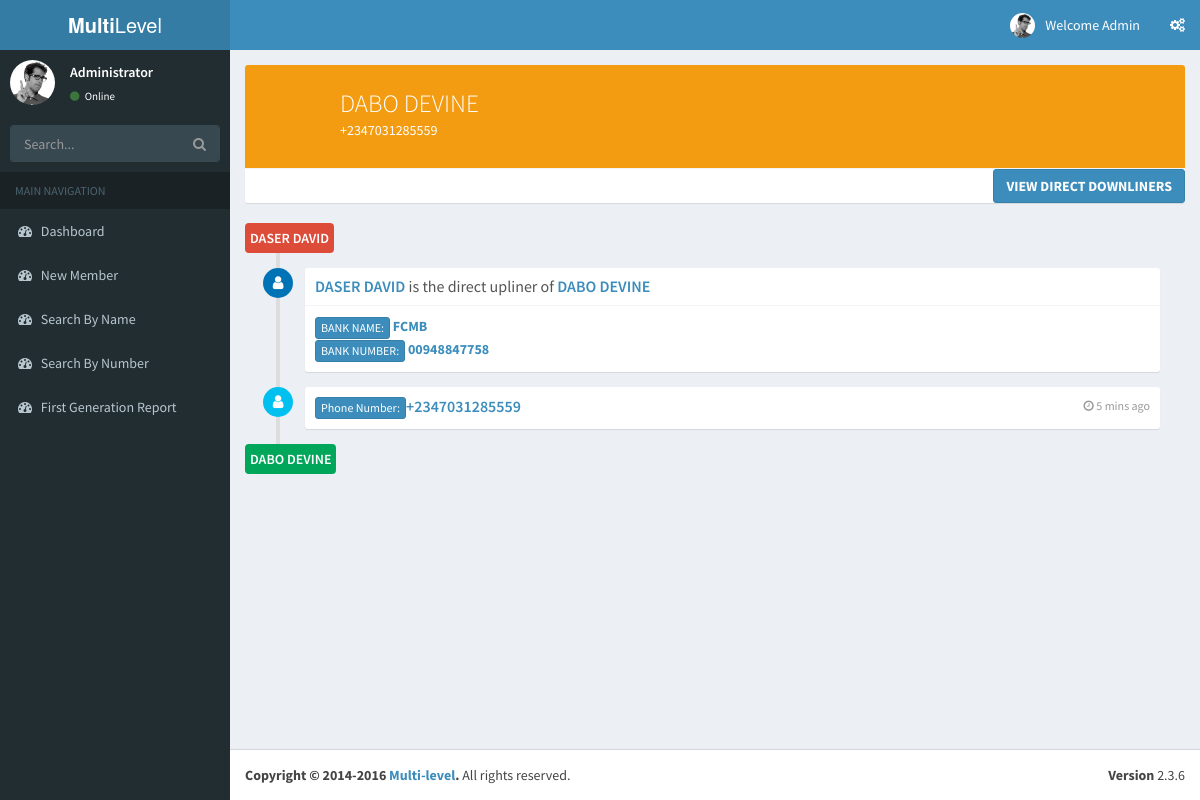
Screenshot of /cupliners.php?pid=1&cid=3 (signed in) with the database file from the repository.
### tables this page shows
CREATE TABLE IF NOT EXISTS `networking` (
`id` int(11) NOT NULL,
  `firstgen` varchar(20) NOT NULL,
  `secgen` varchar(20) NOT NULL,
  `thirdgen` varchar(20) NOT NULL,
  `fourthgen` varchar(20) NOT NULL,
  `firstname` varchar(250) NOT NULL,
  `lastname` varchar(250) NOT NULL,
  `bank` varchar(250) NOT NULL,
  `bankno` varchar(250) NOT NULL,
  `telephone` varchar(200) NOT NULL,
  `flipflag` int(11) NOT NULL DEFAULT '0',
  `level` int(11) NOT NULL DEFAULT '0'
);

### cupliners.php (the view, shortened to what this page needs)
<?php
$pid = $_GET['pid'];
$cid = $_GET['cid'];
$sqlpid = mysql_query("SELECT * FROM networking WHERE id ='$pid'") or die(mysql_error());
$rz = mysql_fetch_array($sqlpid);
?>
<?php
include("head.php");
?>
<div class="wrapper">
 <?php
include("nav.php");
include("sidebar.php");
?>
  <div class="content-wrapper">
    <section class="content">
<?php
$sqlpid = mysql_query("SELECT * FROM networking WHERE id ='$cid'") or die(mysql_error());
$rx = mysql_fetch_array($sqlpid);
?>
<div class="row">
        <div class="col-md-12">
          <div class="box box-widget widget-user-2">
            <div class="widget-user-header bg-yellow">
              <h3 class="widget-user-username"><?php echo strtoupper($rx['firstname'].' '.$rx['lastname']); ?></h3>
              <h5 class="widget-user-desc"><?php echo $rx['telephone'] ?></h5>
            </div>
            <div class="box-footer no-padding">
              <ul class="nav nav-stacked">
                <li><span class="pull-right"><a href="cdownliners.php?pid=<?php echo $_GET['cid'] ;?>" class="btn btn-primary"><b>VIEW DIRECT DOWNLINERS</b></a></span></li>
              </ul>
            </div>
          </div>
        </div>
</div>
      <div class="row">
 <div class="col-md-12">
      <div class="row">
        <div class="col-md-12">
          <ul class="timeline">
            <li class="time-label">
                  <span class="bg-red">
                     <?php echo $rz['firstname'].' '.$rz['lastname']; ?>
                  </span>
            </li>
            <li>
              <i class="fa fa-user bg-blue"></i>
              <div class="timeline-item">
                <h3 class="timeline-header"><a href="#"><?php echo strtoupper($rz['firstname'].' '.$rz['lastname']); ?></a> is the direct upliner of <a href="#"><?php echo strtoupper($rx['firstname'].' '.$rx['lastname']); ?></a></h3>
                <div class="timeline-body">
                  <b><span class="btn btn-primary btn-xs">BANK NAME:</span> <a href=""><?php echo strtoupper($rx['bank']); ?></a><br />
                  <span class="btn btn-primary btn-xs">BANK NUMBER:</span> <a href=""><?php echo strtoupper($rx['bankno']); ?></a></b>
                </div>
              </div>
            </li>
            <li>
              <i class="fa fa-user bg-aqua"></i>
              <div class="timeline-item">
                <span class="time"><i class="fa fa-clock-o"></i> 5 mins ago</span>
                <h3 class="timeline-header no-border"><span class="btn btn-primary btn-xs">Phone Number: </span><a href="#"><?php echo strtoupper($rx['telephone']); ?></a></h3>
              </div>
            </li>
            <li class="time-label">
                  <span class="bg-green">
                    <?php echo strtoupper($rx['firstname'].' '.$rx['lastname']); ?>
                  </span>
            </li>
          </ul>
        </div>
      </div>
</div>
    </section>
  </div>
  <?php
include("footer.php");
?>

### rows the page displays
networking: firstname+lastname "DABO DEVINE", telephone "+2347031285559", bank "FCMB", bankno "00948847758"
networking: firstname "DASER", lastname "DAVID", firstname+lastname "DASER DAVID"
